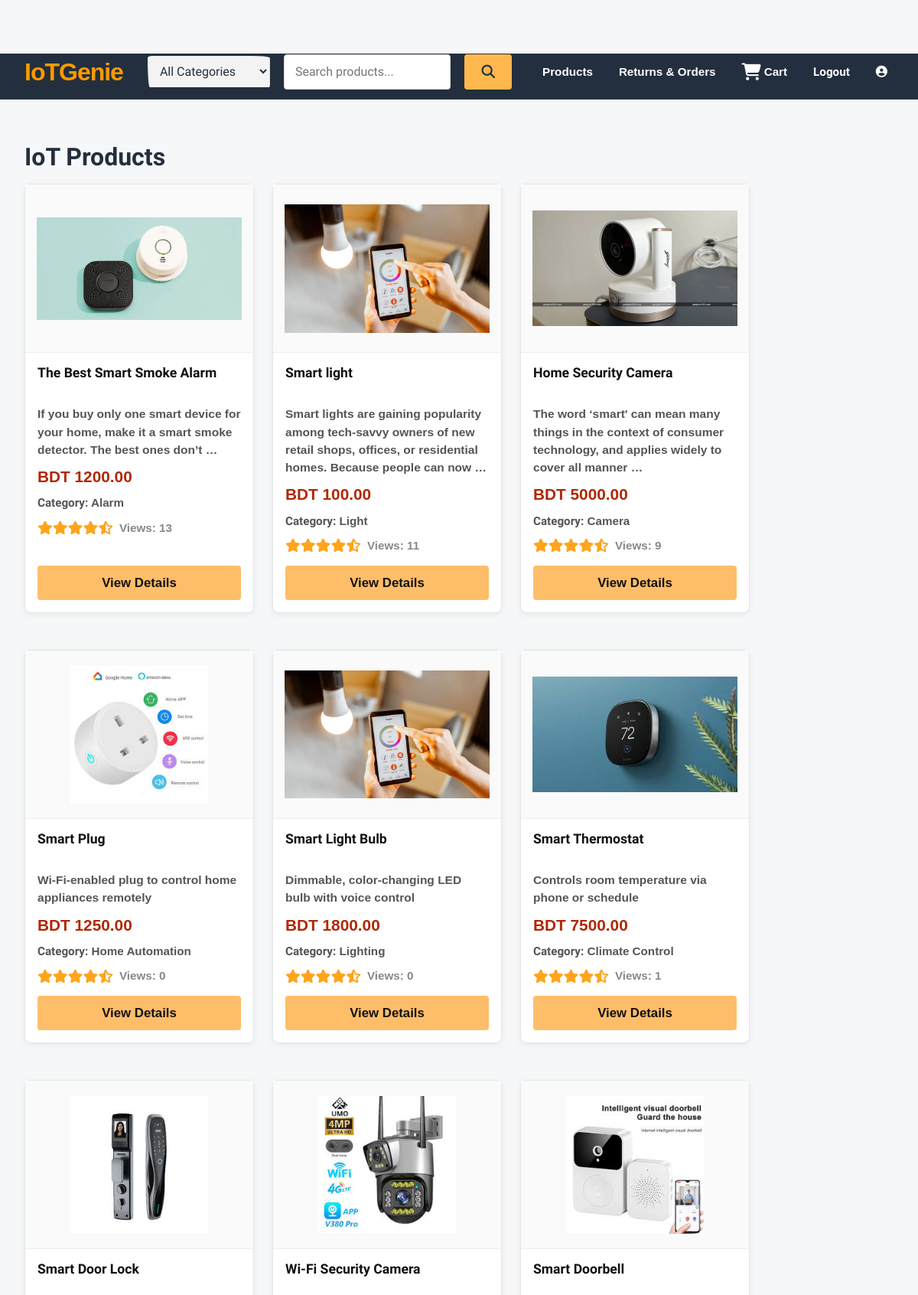
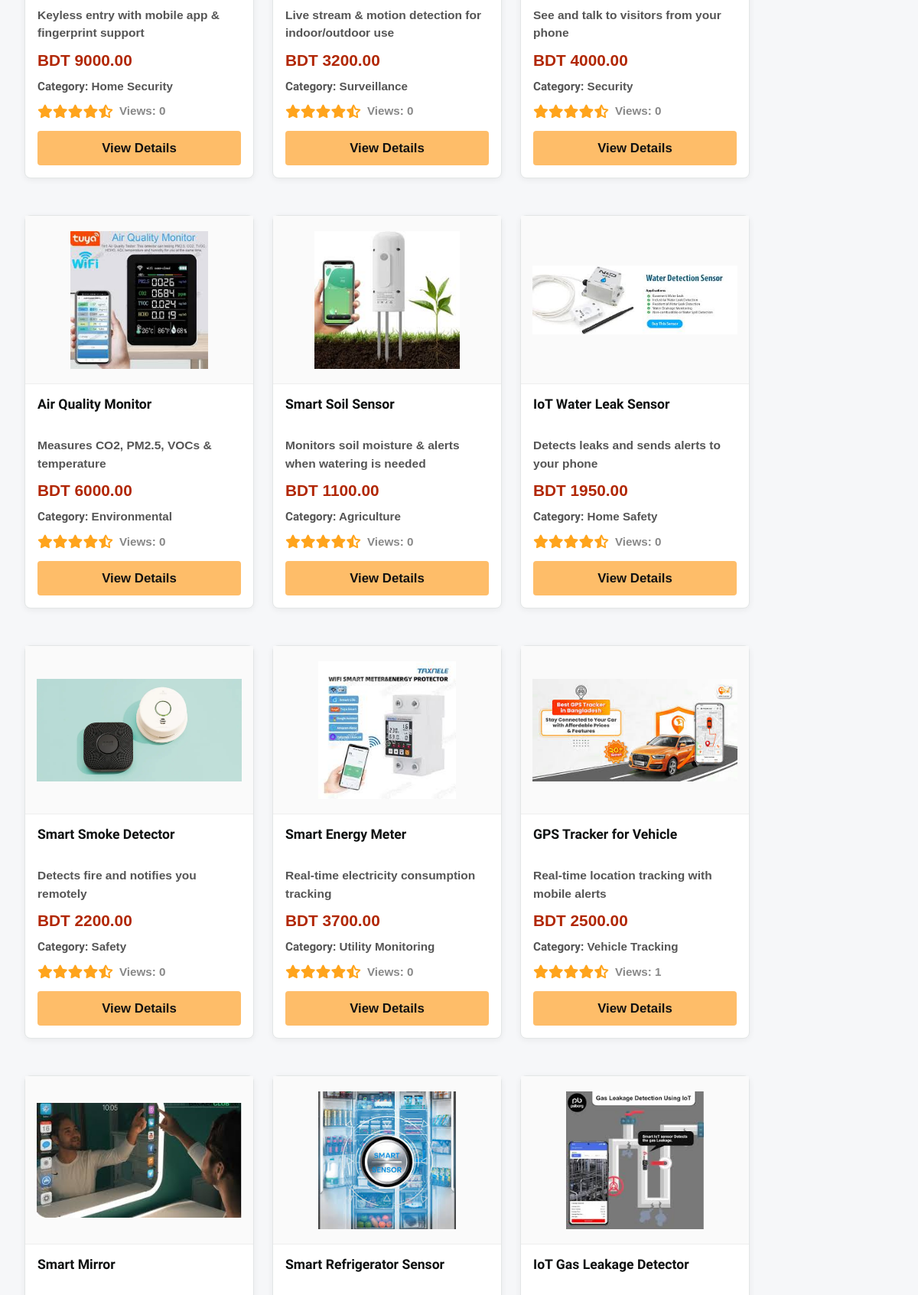
Screenshot of /products/ (signed in, upper part) with the database file from the repository (2 pictures, top to bottom).
### shop/models.py (models this page shows, shortened)
class Product(models.Model):
    name = models.CharField(max_length=200)
    description = models.TextField()
    price = models.DecimalField(max_digits=10, decimal_places=2)
    category = models.CharField(max_length=100)
    image = models.ImageField(upload_to='products/', null=True, blank=True)
    view_count = models.PositiveIntegerField(default=0)

### shop/views.py (the view)
# urls.py: path('', lambda request: redirect('product_list'), name='home'),
def product_list(request):
    products = Product.objects.all()
    search_query = request.GET.get('search', '')
    category_filter = request.GET.get('category', '')
    if search_query:
        products = products.filter(
            Q(name__icontains=search_query) | Q(description__icontains=search_query)
        )
    if category_filter:
        products = products.filter(category=category_filter)
    categories = Product.objects.values_list('category', flat=True).distinct()
    return render(request, 'product_list.html', {
        'products': products,
        'categories': categories,
        'search_query': search_query,
        'category_filter': category_filter
    })

### templates/product_list.html (shortened to what this page needs)
{% extends 'base.html' %}
{% block content %}
<h1 style="font-size:2rem; font-weight:700; margin: 24px 0 16px 0; color:#232f3e;">IoT Products</h1>
<div style="display:flex; flex-wrap:wrap; gap:24px; justify-content:flex-start;">
    {% for product in products %}
    <div style="background:#fff; border:1px solid #e3e6e6; border-radius:8px; box-shadow:0 2px 8px rgba(0,0,0,0.06); width:300px; margin-bottom:24px; display:flex; flex-direction:column;">
        {% if product.image %}
        <div style="background:#fafafa; border-bottom:1px solid #eee; display:flex; align-items:center; justify-content:center; height:220px;">
            <img src="{{ product.image.url }}" alt="{{ product.name }}" style="max-height:180px; max-width:90%; object-fit:contain; margin:auto;">
        </div>
        {% endif %}
        <div style="padding:16px; flex:1; display:flex; flex-direction:column; justify-content:space-between;">
            <h5 style="font-size:1.1rem; font-weight:700; color:#0f1111; margin-bottom:8px; min-height:2.5em;">{{ product.name }}</h5>
            <p style="font-size:0.97rem; color:#555; margin-bottom:8px; min-height:3em;">{{ product.description|truncatewords:20 }}</p>
            <div style="margin-bottom:8px;">
                <span style="font-size:1.3rem; font-weight:700; color:#B12704;">BDT {{ product.price }}</span>
            </div>
            <div style="font-size:0.95rem; color:#555; margin-bottom:8px;">
                <strong>Category:</strong> {{ product.category }}
            </div>
            <div style="display:flex; align-items:center; gap:8px; margin-bottom:12px;">
                <span style="color:#ffa41c; font-size:1.1rem;">
                    <i class="fa fa-star"></i><i class="fa fa-star"></i><i class="fa fa-star"></i><i class="fa fa-star"></i><i class="fa fa-star-half-alt"></i>
                </span>
                <span style="font-size:0.95rem; color:#888;">Views: {{ product.view_count|default:0 }}</span>
            </div>
            <a href="{% url 'product_detail' product.id %}" style="background:#febd69; color:#111; font-weight:700; border:none; border-radius:4px; padding:10px 0; text-align:center; text-decoration:none; font-size:1.05rem; display:block; margin-top:auto; transition:background 0.2s;">View Details</a>
        </div>
    </div>
    {% empty %}
    <p>No products available.</p>
    {% endfor %}
</div>
{% endblock %}

### templates/base.html (style rules this page uses)
body { padding-top: 70px; display: flex; flex-direction: column; min-height: 100vh; font-family: 'Arial', 'Helvetica Neue', Helvetica, sans-serif; background: #f6f7f9; }

### rows the page displays
Product: image (picture), name "The Best Smart Smoke Alarm", description "If you buy only one smart device for your home, make it a smart smoke detector. The best ones don’t …", price "1200.00", category "Alarm", view_count "13"
Product: image (picture), name "Smart light", description "Smart lights are gaining popularity among tech-savvy owners of new retail shops, offices, or residential homes. Because people can now …", price "100.00", category "Light", view_count "11"
Product: image (picture), name "Home Security Camera", description "The word ‘smart' can mean many things in the context of consumer technology, and applies widely to cover all manner …", price "5000.00", category "Camera", view_count "9"
Product: image (picture), name "Smart Plug", description "Wi-Fi-enabled plug to control home appliances remotely", price "1250.00", category "Home Automation", view_count "0"
Product: image (picture), name "Smart Light Bulb", description "Dimmable, color-changing LED bulb with voice control", price "1800.00", category "Lighting", view_count "0"
Product: image (picture), name "Smart Thermostat", description "Controls room temperature via phone or schedule", price "7500.00", category "Climate Control", view_count "1"
Product: image (picture), name "Smart Door Lock", description "Keyless entry with mobile app & fingerprint support", price "9000.00", category "Home Security", view_count "0"
Product: image (picture), name "Wi-Fi Security Camera", description "Live stream & motion detection for indoor/outdoor use", price "3200.00", category "Surveillance", view_count "0"
Product: image (picture), name "Smart Doorbell", description "See and talk to visitors from your phone", price "4000.00", category "Security", view_count "0"
Product: image (picture), name "Air Quality Monitor", description "Measures CO2, PM2.5, VOCs & temperature", price "6000.00", category "Environmental", view_count "0"
Product: image (picture), name "Smart Soil Sensor", description "Monitors soil moisture & alerts when watering is needed", price "1100.00", category "Agriculture", view_count "0"
Product: image (picture), name "IoT Water Leak Sensor", description "Detects leaks and sends alerts to your phone", price "1950.00", category "Home Safety", view_count "0"
Product: image (picture), name "Smart Smoke Detector", description "Detects fire and notifies you remotely", price "2200.00", category "Safety", view_count "0"
Product: image (picture), name "Smart Energy Meter", description "Real-time electricity consumption tracking", price "3700.00", category "Utility Monitoring", view_count "0"
Product: image (picture), name "GPS Tracker for Vehicle", description "Real-time location tracking with mobile alerts", price "2500.00", category "Vehicle Tracking", view_count "1"
Product: image (picture), name "Smart Mirror"
Product: image (picture), name "Smart Refrigerator Sensor"
Product: image (picture), name "IoT Gas Leakage Detector"
